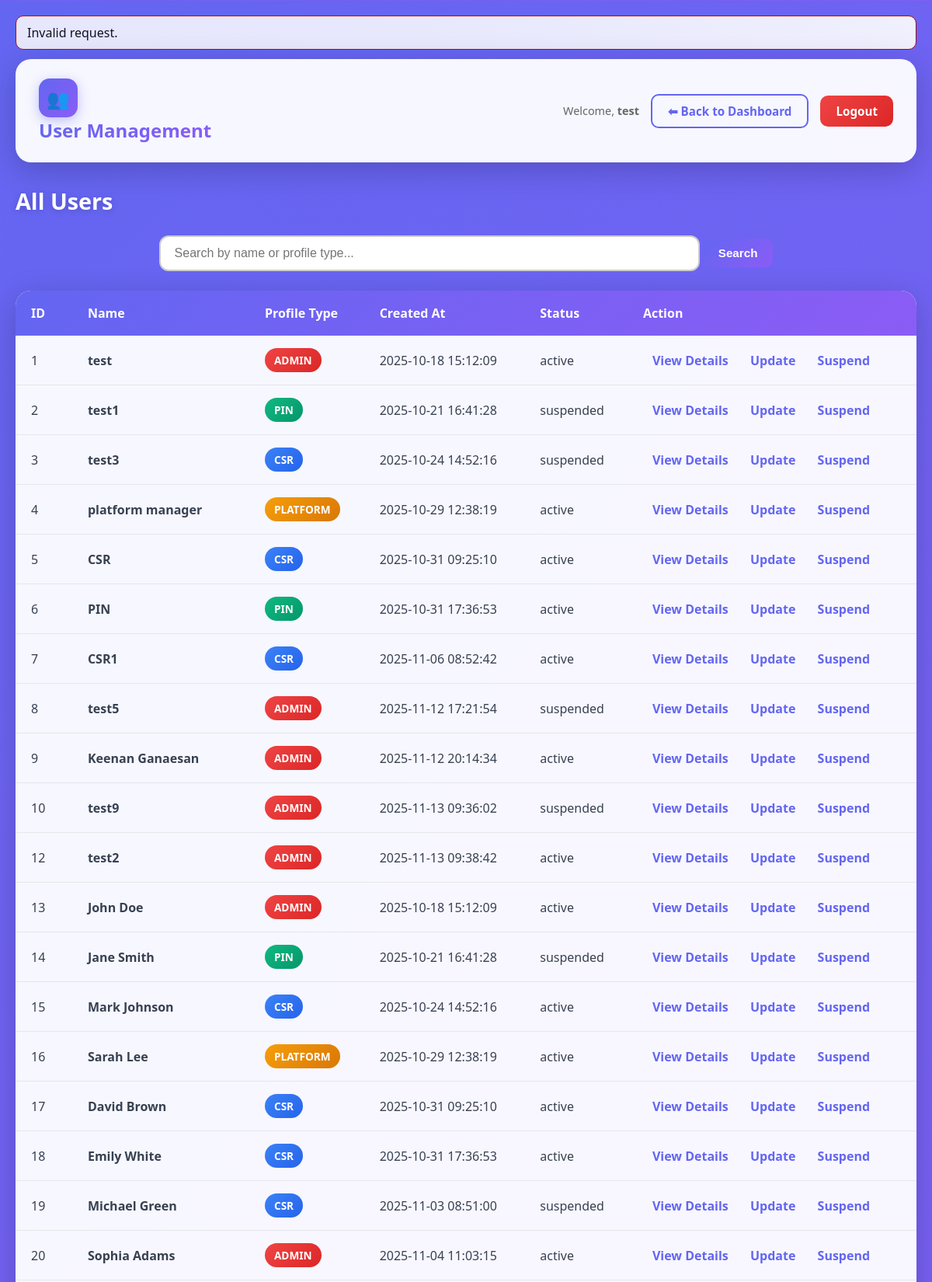
/CSIT314v3/Boundary/view_users.php?notice=invalid (signed in, upper part), run on the app's committed database.
### tables this page shows
CREATE TABLE `users` (
  `id` int(11) NOT NULL,
  `name` varchar(100) NOT NULL,
  `password_hash` varchar(255) NOT NULL,
  `profile_type` varchar(50) NOT NULL,
  `status` enum('active','suspended') DEFAULT 'active',
  `created_at` timestamp NOT NULL DEFAULT current_timestamp()
);

### CSIT314v3/config/Database.php (called while the page is built, shortened)
<?php
class Database
{
    private static ?PDO $pdo = null;
    public static function getConnection(): PDO
    {
        if (self::$pdo === null) {
            $host = $_ENV['DB_HOST'] ?? '127.0.0.1';
            $db   = $_ENV['DB_NAME'] ?? 'csit314';
            $user = $_ENV['DB_USER'] ?? 'root';
            $pass = $_ENV['DB_PASS'] ?? '';
            $dsn = "mysql:host={$host};dbname={$db};charset=utf8mb4";
            try {
                self::$pdo = new PDO($dsn, $user, $pass, [
                    PDO::ATTR_ERRMODE            => PDO::ERRMODE_EXCEPTION,
                    PDO::ATTR_DEFAULT_FETCH_MODE => PDO::FETCH_ASSOC,
                ]);
            } catch (PDOException $e) {
                exit("❌ Database Connection Failed: " . $e->getMessage());
            }
        }
        return self::$pdo;
    }
}

### CSIT314v3/Entity/userAccount.php (called while the page is built, shortened)
<?php
final class userAccount
{
    private static function db(): PDO
    {
        return Database::getConnection();
    }
    public static function searchUsers(string $term): array
    {
        try {
            $stmt = self::db()->prepare("
                SELECT id, name, profile_type, created_at, status
                FROM users
                WHERE name LIKE :term
                   OR profile_type LIKE :term
                   OR status LIKE :term
                ORDER BY id ASC
            ");
            $stmt->execute([':term' => "%{$term}%"]);
            return $stmt->fetchAll(PDO::FETCH_ASSOC);
        } catch (PDOException $e) {
            error_log('Error searching users: ' . $e->getMessage());
            return [];
        }
    }
}

### CSIT314v3/Controller/SearchUserController.php (called while the page is built, shortened)
<?php
require_once __DIR__ . '/../Entity/userAccount.php';
final class SearchUserController
{
    public function searchUsers(string $term): array {
        return userAccount::searchUsers($term);
    }
}

### CSIT314v3/Boundary/view_users.php (the view, shortened to what this page needs)
<?php
require_once __DIR__ . '/../Controller/SearchUserController.php';
function esc($val): string
{
    return htmlspecialchars((string)($val ?? ''), ENT_QUOTES, 'UTF-8');
}
function displayUserSearchView(): void
{
    $searchTerm = trim($_GET['q'] ?? '');
    $searchController = new SearchUserController();
    $users = $searchController->searchUsers($searchTerm);
    echo "<h2>All Users</h2>";
    echo "<form method='get' class='search-form'>
            <input type='text' name='q' placeholder='Search by name or profile type...' value='" . esc($searchTerm) . "'>
            <button type='submit' class='btn btn-primary'>Search</button>
          </form>";
    echo "<div class='table-container'>
            <table>
              <thead>
                <tr>
                  <th>ID</th>
                  <th>Name</th>
                  <th>Profile Type</th>
                  <th>Created At</th>
                  <th>Status</th>
                  <th>Action</th>
                </tr>
              </thead>
              <tbody>";
    foreach ($users as $user) {
        $id = esc($user['id']);
        $name = esc($user['name']);
        $profile = esc($user['profile_type']);
        $created = esc($user['created_at']);
        $status = esc($user['status']);
        $currentUserId = (int)($_SESSION['user_id'] ?? 0);
        $isSuspended = ($status === 'Suspended');
        $actionText  = $isSuspended ? 'Activate' : 'Suspend';
        $sParam      = $isSuspended ? 0 : 1;
        $baseSuspend = '/CSIT314v3/Boundary/suspendAccPage.php';
        $suspendUrl  = $baseSuspend . '?' . http_build_query([
          'id'     => $id,
          'action' => 'suspend',
          's'      => $sParam,
        ]);
        echo '<tr>';
        echo '  <td>'.$id.'</td>';
        echo '  <td><strong>'.$name.'</strong></td>';
        echo '  <td><span class="badge badge-'.$profile.'">'.$profile.'</span></td>';
        echo '  <td>'.$created.'</td>';
        echo '  <td>'.$status.'</td>';
        echo '  <td>';
        echo '    <a href="?id='.$id.'" class="action-link">View Details</a> ';
        echo '    <a href="update_usersPg.php?id='.$id.'" class="action-link">Update</a> ';
        if ($id === $currentUserId) {
          echo '    <span class="action-link" style="opacity:.45" title="You cannot act on yourself">—</span>';
        } else {
          echo '    <a href="'.$suspendUrl.'" class="action-link" ';
          echo '       onclick="return confirm(\'' . ($isSuspended ? 'Activate' : 'Suspend') . ' this user?\');">';
          echo          $actionText . '</a>';
        }
        echo '  </td>';
        echo '</tr>';
    }
    echo "</tbody></table></div>";
}
$userName = htmlspecialchars($_SESSION['name'] ?? 'User');
?>
<!DOCTYPE html>
<html lang="en">
<head>
</head>
<body>
  <?php
  if (isset($_GET['notice'])) {
      $id  = isset($_GET['id']) ? (int)$_GET['id'] : null;
      $map = [
          'suspended' => "User #$id suspended successfully.",
          'activated' => "User #$id activated successfully.",
          'failed'    => "Failed to update status for user #$id.",
          'invalid'   => "Invalid request.",
          'self'      => "You cannot suspend your own account.",
          'forbidden' => "Only User Admins can perform this action.",
      ];
      $msg = $map[$_GET['notice']] ?? 'Unknown operation.';
      $ok = in_array($_GET['notice'], ['suspended','activated'], true);
      echo '<div style="max-width:1200px;margin:0 auto 12px;background:#fff;padding:10px 14px;border-radius:10px;'
        . 'border:1px solid ' . ($ok ? '#0a0' : '#a00') . ';">' . htmlspecialchars($msg) . '</div>';
  }
  ?>
  <div class="header">
    <div class="header-left">
      <div class="logo">👥</div>
      <div class="header-title">User Management</div>
    </div>
    <div class="user-info">
      <span class="welcome-text">Welcome, <strong><?= $userName ?></strong></span>
      <a href="admin_dashboard.php" class="btn btn-secondary">⬅ Back to Dashboard</a>
      <a href="logout.php" class="btn btn-logout">Logout</a>
    </div>
  </div>
  <div class="container">
    <?php
    if (isset($_GET['id']) && is_numeric($_GET['id'])) {
        displayUserDetail((int)$_GET['id']);
    } else {
        displayUserSearchView();
    }
    ?>
  </div>
</body>
</html>

### CSIT314v3/Boundary/view_users.php (style rules this page uses)
* { margin:0; padding:0; box-sizing:border-box; }
body { font-family: 'Segoe UI', Tahoma, Geneva, Verdana, sans-serif; min-height:100vh; background: linear-gradient(135deg, #6366f1 0%, #8b5cf6 50%, #d946ef 100%); padding:20px; position:relative; overflow-x:hidden; }
body::before { content:''; position:absolute; width:100%; height:100%; background: radial-gradient(circle at 10% 20%, rgba(99,102,241,0.4) 0%, transparent 40%), radial-gradient(circle at 90% 80%, rgba(139,92,246,0.4) 0%, transparent 40%); animation:pulse 8s ease-in-out infinite; z-index:0; }
.header { max-width:1200px; margin:0 auto 30px; background:rgba(255,255,255,0.95); backdrop-filter:blur(10px); border-radius:20px; padding:25px 30px; box-shadow:0 10px 40px rgba(0,0,0,0.2); display:flex; justify-content:space-between; align-items:center; position:relative; z-index:1; }
.logo { width:50px; height:50px; background:linear-gradient(135deg,#6366f1 0%,#8b5cf6 100%); border-radius:14px; display:flex; align-items:center; justify-content:center; font-size:1.5rem; color:white; box-shadow:0 4px 15px rgba(99,102,241,0.4); }
.header-title { font-size:1.5rem; font-weight:700; background:linear-gradient(135deg,#6366f1 0%,#8b5cf6 100%); -webkit-background-clip:text; -webkit-text-fill-color:transparent; }
.user-info { display:flex; align-items:center; gap:15px; }
.welcome-text { color:#666; font-size:0.9rem; }
.btn { padding:10px 20px; border:none; border-radius:10px; font-weight:600; cursor:pointer; text-decoration:none; transition:all 0.3s ease; display:inline-block; font-size:0.95rem; }
.btn-primary { background:linear-gradient(135deg,#6366f1 0%,#8b5cf6 100%); color:white; }
.btn-secondary { background:transparent; color:#6366f1; border:2px solid #6366f1; }
.btn-logout { background:linear-gradient(135deg,#ef4444 0%,#dc2626 100%); color:white; }
.container { max-width:1200px; margin:0 auto; position:relative; z-index:1; }
h2 { font-size:1.8rem; font-weight:700; margin-bottom:25px; color:white; text-shadow:0 2px 10px rgba(0,0,0,0.2); }
.search-form { margin-bottom:25px; text-align:center; }
.search-form input[type='text'] { padding:12px 18px; font-size:1rem; border:2px solid #ccc; border-radius:12px; width:60%; transition:0.3s; }
.table-container { background:rgba(255,255,255,0.95); border-radius:20px; overflow:hidden; box-shadow:0 10px 40px rgba(0,0,0,0.2); }
table { width:100%; border-collapse:collapse; }
thead { background:linear-gradient(135deg,#6366f1 0%,#8b5cf6 100%); color:white; }
thead th { padding:18px 20px; text-align:left; }
tbody td { padding:16px 20px; color:#374151; border-bottom:1px solid #e5e7eb; }
.badge { display:inline-block; padding:6px 12px; border-radius:20px; font-size:0.85rem; font-weight:600; text-transform:uppercase; }
.badge-admin { background:linear-gradient(135deg,#ef4444,#dc2626); color:white; }
.badge-csr { background:linear-gradient(135deg,#3b82f6,#2563eb); color:white; }
.badge-pin { background:linear-gradient(135deg,#10b981,#059669); color:white; }
.badge-platform { background:linear-gradient(135deg,#f59e0b,#d97706); color:white; }
.action-link { color:#6366f1; text-decoration:none; font-weight:600; padding:6px 12px; border-radius:8px; }

### data on the page
users: id "1", name "test", profile_type "ADMIN", created_at "2025-10-18 15:12:09", status "active", status "Suspend"
users: id "2", name "test1", profile_type "PIN", created_at "2025-10-21 16:41:28", status "suspended", status "Suspend"
users: id "3", name "test3", profile_type "CSR", created_at "2025-10-24 14:52:16", status "suspended", status "Suspend"
users: id "4", name "platform manager", profile_type "PLATFORM", created_at "2025-10-29 12:38:19", status "active", status "Suspend"
users: id "5", name "CSR", profile_type "CSR", created_at "2025-10-31 09:25:10", status "active", status "Suspend"
users: id "6", name "PIN", profile_type "PIN", created_at "2025-10-31 17:36:53", status "active", status "Suspend"
users: id "7", name "CSR1", profile_type "CSR", created_at "2025-11-06 08:52:42", status "active", status "Suspend"
users: id "8", name "test5", profile_type "ADMIN", created_at "2025-11-12 17:21:54", status "suspended", status "Suspend"
users: id "9", name "Keenan Ganaesan", profile_type "ADMIN", created_at "2025-11-12 20:14:34", status "active", status "Suspend"
users: id "10", name "test9", profile_type "ADMIN", created_at "2025-11-13 09:36:02", status "suspended", status "Suspend"
users: id "12", name "test2", profile_type "ADMIN", created_at "2025-11-13 09:38:42", status "active", status "Suspend"
users: id "13", name "John Doe", profile_type "ADMIN", created_at "2025-10-18 15:12:09", status "active", status "Suspend"
users: id "14", name "Jane Smith", profile_type "PIN", created_at "2025-10-21 16:41:28", status "suspended", status "Suspend"
users: id "15", name "Mark Johnson", profile_type "CSR", created_at "2025-10-24 14:52:16", status "active", status "Suspend"
users: id "16", name "Sarah Lee", profile_type "PLATFORM", created_at "2025-10-29 12:38:19", status "active", status "Suspend"
users: id "17", name "David Brown", profile_type "CSR", created_at "2025-10-31 09:25:10", status "active", status "Suspend"
users: id "18", name "Emily White", profile_type "CSR", created_at "2025-10-31 17:36:53", status "active", status "Suspend"
users: id "19", name "Michael Green", profile_type "CSR", created_at "2025-11-03 08:51:00", status "suspended", status "Suspend"
users: id "20", name "Sophia Adams", profile_type "ADMIN", created_at "2025-11-04 11:03:15", status "active", status "Suspend"

### other printed values
$msg "Invalid request."
$userName "test"
